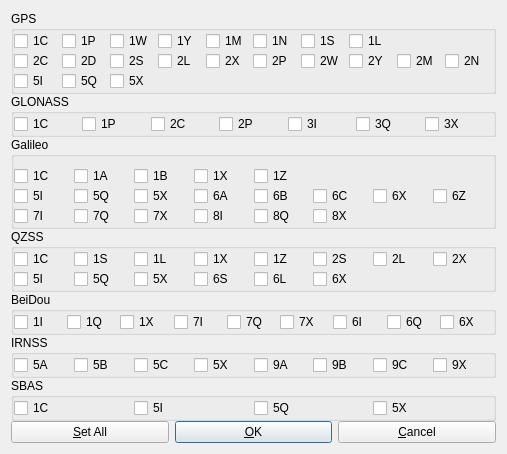
<?xml version="1.0" encoding="UTF-8"?>
<ui version="4.0">
 <class>CodeOptDialog</class>
 <widget class="QWidget" name="CodeOptDialog">
  <property name="geometry">
   <rect>
    <x>0</x>
    <y>0</y>
    <width>507</width>
    <height>431</height>
   </rect>
  </property>
  <property name="windowTitle">
   <string>Signal Mask</string>
  </property>
  <property name="toolTip">
   <string/>
  </property>
  <layout class="QVBoxLayout" name="verticalLayout">
   <property name="spacing">
    <number>0</number>
   </property>
   <item>
    <widget class="QGroupBox" name="GroupBox1">
     <property name="toolTip">
      <string/>
     </property>
     <property name="title">
      <string>GPS</string>
     </property>
     <layout class="QGridLayout" name="gridLayout">
      <property name="leftMargin">
       <number>0</number>
      </property>
      <property name="topMargin">
       <number>0</number>
      </property>
      <property name="rightMargin">
       <number>0</number>
      </property>
      <property name="bottomMargin">
       <number>0</number>
      </property>
      <property name="spacing">
       <number>0</number>
      </property>
      <item row="0" column="0">
       <widget class="QCheckBox" name="G01">
        <property name="toolTip">
         <string/>
        </property>
        <property name="text">
         <string>1C</string>
        </property>
        <property name="checked">
         <bool>false</bool>
        </property>
       </widget>
      </item>
      <item row="0" column="1">
       <widget class="QCheckBox" name="G02">
        <property name="toolTip">
         <string/>
        </property>
        <property name="text">
         <string>1P</string>
        </property>
        <property name="checked">
         <bool>false</bool>
        </property>
       </widget>
      </item>
      <item row="0" column="2">
       <widget class="QCheckBox" name="G03">
        <property name="toolTip">
         <string/>
        </property>
        <property name="text">
         <string>1W</string>
        </property>
        <property name="checked">
         <bool>false</bool>
        </property>
       </widget>
      </item>
      <item row="0" column="5">
       <widget class="QCheckBox" name="G06">
        <property name="toolTip">
         <string/>
        </property>
        <property name="text">
         <string>1N</string>
        </property>
        <property name="checked">
         <bool>false</bool>
        </property>
       </widget>
      </item>
      <item row="0" column="3">
       <widget class="QCheckBox" name="G04">
        <property name="toolTip">
         <string/>
        </property>
        <property name="text">
         <string>1Y</string>
        </property>
        <property name="checked">
         <bool>false</bool>
        </property>
       </widget>
      </item>
      <item row="0" column="4">
       <widget class="QCheckBox" name="G05">
        <property name="toolTip">
         <string/>
        </property>
        <property name="text">
         <string>1M</string>
        </property>
        <property name="checked">
         <bool>false</bool>
        </property>
       </widget>
      </item>
      <item row="0" column="6">
       <widget class="QCheckBox" name="G07">
        <property name="toolTip">
         <string/>
        </property>
        <property name="text">
         <string>1S</string>
        </property>
        <property name="checked">
         <bool>false</bool>
        </property>
       </widget>
      </item>
      <item row="0" column="7" colspan="2">
       <widget class="QCheckBox" name="G08">
        <property name="toolTip">
         <string/>
        </property>
        <property name="text">
         <string>1L</string>
        </property>
        <property name="checked">
         <bool>false</bool>
        </property>
       </widget>
      </item>
      <item row="1" column="0">
       <widget class="QCheckBox" name="G14">
        <property name="toolTip">
         <string/>
        </property>
        <property name="text">
         <string>2C</string>
        </property>
        <property name="checked">
         <bool>false</bool>
        </property>
       </widget>
      </item>
      <item row="1" column="1">
       <widget class="QCheckBox" name="G15">
        <property name="toolTip">
         <string/>
        </property>
        <property name="text">
         <string>2D</string>
        </property>
        <property name="checked">
         <bool>false</bool>
        </property>
       </widget>
      </item>
      <item row="1" column="2">
       <widget class="QCheckBox" name="G16">
        <property name="toolTip">
         <string/>
        </property>
        <property name="text">
         <string>2S</string>
        </property>
        <property name="checked">
         <bool>false</bool>
        </property>
       </widget>
      </item>
      <item row="1" column="3">
       <widget class="QCheckBox" name="G17">
        <property name="toolTip">
         <string/>
        </property>
        <property name="text">
         <string>2L</string>
        </property>
        <property name="checked">
         <bool>false</bool>
        </property>
       </widget>
      </item>
      <item row="1" column="4">
       <widget class="QCheckBox" name="G18">
        <property name="toolTip">
         <string/>
        </property>
        <property name="text">
         <string>2X</string>
        </property>
        <property name="checked">
         <bool>false</bool>
        </property>
       </widget>
      </item>
      <item row="1" column="5">
       <widget class="QCheckBox" name="G19">
        <property name="toolTip">
         <string/>
        </property>
        <property name="text">
         <string>2P</string>
        </property>
        <property name="checked">
         <bool>false</bool>
        </property>
       </widget>
      </item>
      <item row="1" column="6">
       <widget class="QCheckBox" name="G20">
        <property name="toolTip">
         <string/>
        </property>
        <property name="text">
         <string>2W</string>
        </property>
        <property name="checked">
         <bool>false</bool>
        </property>
       </widget>
      </item>
      <item row="1" column="7">
       <widget class="QCheckBox" name="G21">
        <property name="toolTip">
         <string/>
        </property>
        <property name="text">
         <string>2Y</string>
        </property>
        <property name="checked">
         <bool>false</bool>
        </property>
       </widget>
      </item>
      <item row="1" column="8">
       <widget class="QCheckBox" name="G22">
        <property name="toolTip">
         <string/>
        </property>
        <property name="text">
         <string>2M</string>
        </property>
        <property name="checked">
         <bool>false</bool>
        </property>
       </widget>
      </item>
      <item row="1" column="9">
       <widget class="QCheckBox" name="G23">
        <property name="toolTip">
         <string/>
        </property>
        <property name="text">
         <string>2N</string>
        </property>
        <property name="checked">
         <bool>false</bool>
        </property>
       </widget>
      </item>
      <item row="2" column="0">
       <widget class="QCheckBox" name="G24">
        <property name="toolTip">
         <string/>
        </property>
        <property name="text">
         <string>5I</string>
        </property>
        <property name="checked">
         <bool>false</bool>
        </property>
       </widget>
      </item>
      <item row="2" column="1">
       <widget class="QCheckBox" name="G25">
        <property name="toolTip">
         <string/>
        </property>
        <property name="text">
         <string>5Q</string>
        </property>
        <property name="checked">
         <bool>false</bool>
        </property>
       </widget>
      </item>
      <item row="2" column="2" colspan="2">
       <widget class="QCheckBox" name="G26">
        <property name="toolTip">
         <string/>
        </property>
        <property name="text">
         <string>5X</string>
        </property>
        <property name="checked">
         <bool>false</bool>
        </property>
       </widget>
      </item>
     </layout>
    </widget>
   </item>
   <item>
    <widget class="QGroupBox" name="GroupBox2">
     <property name="toolTip">
      <string/>
     </property>
     <property name="title">
      <string>GLONASS</string>
     </property>
     <layout class="QGridLayout" name="gridLayout_2">
      <property name="leftMargin">
       <number>0</number>
      </property>
      <property name="topMargin">
       <number>0</number>
      </property>
      <property name="rightMargin">
       <number>0</number>
      </property>
      <property name="bottomMargin">
       <number>0</number>
      </property>
      <property name="spacing">
       <number>0</number>
      </property>
      <item row="0" column="0">
       <widget class="QCheckBox" name="R01">
        <property name="toolTip">
         <string/>
        </property>
        <property name="text">
         <string>1C</string>
        </property>
        <property name="checked">
         <bool>false</bool>
        </property>
       </widget>
      </item>
      <item row="0" column="1">
       <widget class="QCheckBox" name="R02">
        <property name="toolTip">
         <string/>
        </property>
        <property name="text">
         <string>1P</string>
        </property>
        <property name="checked">
         <bool>false</bool>
        </property>
       </widget>
      </item>
      <item row="0" column="2">
       <widget class="QCheckBox" name="R14">
        <property name="toolTip">
         <string/>
        </property>
        <property name="text">
         <string>2C</string>
        </property>
        <property name="checked">
         <bool>false</bool>
        </property>
       </widget>
      </item>
      <item row="0" column="3">
       <widget class="QCheckBox" name="R19">
        <property name="toolTip">
         <string/>
        </property>
        <property name="text">
         <string>2P</string>
        </property>
        <property name="checked">
         <bool>false</bool>
        </property>
       </widget>
      </item>
      <item row="0" column="4">
       <widget class="QCheckBox" name="R44">
        <property name="toolTip">
         <string/>
        </property>
        <property name="text">
         <string>3I</string>
        </property>
        <property name="checked">
         <bool>false</bool>
        </property>
       </widget>
      </item>
      <item row="0" column="5">
       <widget class="QCheckBox" name="R45">
        <property name="toolTip">
         <string/>
        </property>
        <property name="text">
         <string>3Q</string>
        </property>
        <property name="checked">
         <bool>false</bool>
        </property>
       </widget>
      </item>
      <item row="0" column="6">
       <widget class="QCheckBox" name="R46">
        <property name="toolTip">
         <string/>
        </property>
        <property name="text">
         <string>3X</string>
        </property>
        <property name="checked">
         <bool>false</bool>
        </property>
       </widget>
      </item>
     </layout>
    </widget>
   </item>
   <item>
    <widget class="QGroupBox" name="GroupBox3">
     <property name="toolTip">
      <string/>
     </property>
     <property name="title">
      <string>Galileo</string>
     </property>
     <layout class="QGridLayout" name="gridLayout_3">
      <property name="leftMargin">
       <number>0</number>
      </property>
      <property name="rightMargin">
       <number>0</number>
      </property>
      <property name="bottomMargin">
       <number>0</number>
      </property>
      <property name="spacing">
       <number>0</number>
      </property>
      <item row="0" column="0">
       <widget class="QCheckBox" name="E01">
        <property name="toolTip">
         <string/>
        </property>
        <property name="text">
         <string>1C</string>
        </property>
        <property name="checked">
         <bool>false</bool>
        </property>
       </widget>
      </item>
      <item row="0" column="1">
       <widget class="QCheckBox" name="E10">
        <property name="toolTip">
         <string/>
        </property>
        <property name="text">
         <string>1A</string>
        </property>
        <property name="checked">
         <bool>false</bool>
        </property>
       </widget>
      </item>
      <item row="0" column="2">
       <widget class="QCheckBox" name="E11">
        <property name="toolTip">
         <string/>
        </property>
        <property name="text">
         <string>1B</string>
        </property>
        <property name="checked">
         <bool>false</bool>
        </property>
       </widget>
      </item>
      <item row="0" column="3">
       <widget class="QCheckBox" name="E12">
        <property name="toolTip">
         <string/>
        </property>
        <property name="text">
         <string>1X</string>
        </property>
        <property name="checked">
         <bool>false</bool>
        </property>
       </widget>
      </item>
      <item row="0" column="4" colspan="2">
       <widget class="QCheckBox" name="E13">
        <property name="toolTip">
         <string/>
        </property>
        <property name="text">
         <string>1Z</string>
        </property>
        <property name="checked">
         <bool>false</bool>
        </property>
       </widget>
      </item>
      <item row="1" column="0">
       <widget class="QCheckBox" name="E24">
        <property name="toolTip">
         <string/>
        </property>
        <property name="text">
         <string>5I</string>
        </property>
        <property name="checked">
         <bool>false</bool>
        </property>
       </widget>
      </item>
      <item row="1" column="1">
       <widget class="QCheckBox" name="E25">
        <property name="toolTip">
         <string/>
        </property>
        <property name="text">
         <string>5Q</string>
        </property>
        <property name="checked">
         <bool>false</bool>
        </property>
       </widget>
      </item>
      <item row="1" column="2">
       <widget class="QCheckBox" name="E26">
        <property name="toolTip">
         <string/>
        </property>
        <property name="text">
         <string>5X</string>
        </property>
        <property name="checked">
         <bool>false</bool>
        </property>
       </widget>
      </item>
      <item row="1" column="3">
       <widget class="QCheckBox" name="E30">
        <property name="toolTip">
         <string/>
        </property>
        <property name="text">
         <string>6A</string>
        </property>
        <property name="checked">
         <bool>false</bool>
        </property>
       </widget>
      </item>
      <item row="1" column="4">
       <widget class="QCheckBox" name="E31">
        <property name="toolTip">
         <string/>
        </property>
        <property name="text">
         <string>6B</string>
        </property>
        <property name="checked">
         <bool>false</bool>
        </property>
       </widget>
      </item>
      <item row="1" column="5">
       <widget class="QCheckBox" name="E32">
        <property name="toolTip">
         <string/>
        </property>
        <property name="text">
         <string>6C</string>
        </property>
        <property name="checked">
         <bool>false</bool>
        </property>
       </widget>
      </item>
      <item row="1" column="6">
       <widget class="QCheckBox" name="E33">
        <property name="toolTip">
         <string/>
        </property>
        <property name="text">
         <string>6X</string>
        </property>
        <property name="checked">
         <bool>false</bool>
        </property>
       </widget>
      </item>
      <item row="1" column="7">
       <widget class="QCheckBox" name="E34">
        <property name="toolTip">
         <string/>
        </property>
        <property name="text">
         <string>6Z</string>
        </property>
        <property name="checked">
         <bool>false</bool>
        </property>
       </widget>
      </item>
      <item row="2" column="0">
       <widget class="QCheckBox" name="E27">
        <property name="toolTip">
         <string/>
        </property>
        <property name="text">
         <string>7I</string>
        </property>
        <property name="checked">
         <bool>false</bool>
        </property>
       </widget>
      </item>
      <item row="2" column="1">
       <widget class="QCheckBox" name="E28">
        <property name="toolTip">
         <string/>
        </property>
        <property name="text">
         <string>7Q</string>
        </property>
        <property name="checked">
         <bool>false</bool>
        </property>
       </widget>
      </item>
      <item row="2" column="2">
       <widget class="QCheckBox" name="E29">
        <property name="toolTip">
         <string/>
        </property>
        <property name="text">
         <string>7X</string>
        </property>
        <property name="checked">
         <bool>false</bool>
        </property>
       </widget>
      </item>
      <item row="2" column="3">
       <widget class="QCheckBox" name="E37">
        <property name="toolTip">
         <string/>
        </property>
        <property name="text">
         <string>8I</string>
        </property>
        <property name="checked">
         <bool>false</bool>
        </property>
       </widget>
      </item>
      <item row="2" column="4">
       <widget class="QCheckBox" name="E38">
        <property name="toolTip">
         <string/>
        </property>
        <property name="text">
         <string>8Q</string>
        </property>
        <property name="checked">
         <bool>false</bool>
        </property>
       </widget>
      </item>
      <item row="2" column="5" colspan="2">
       <widget class="QCheckBox" name="E39">
        <property name="toolTip">
         <string/>
        </property>
        <property name="text">
         <string>8X</string>
        </property>
        <property name="checked">
         <bool>false</bool>
        </property>
       </widget>
      </item>
     </layout>
    </widget>
   </item>
   <item>
    <widget class="QGroupBox" name="GroupBox4">
     <property name="toolTip">
      <string/>
     </property>
     <property name="title">
      <string>QZSS</string>
     </property>
     <layout class="QGridLayout" name="gridLayout_4">
      <property name="leftMargin">
       <number>0</number>
      </property>
      <property name="topMargin">
       <number>0</number>
      </property>
      <property name="rightMargin">
       <number>0</number>
      </property>
      <property name="bottomMargin">
       <number>0</number>
      </property>
      <property name="spacing">
       <number>0</number>
      </property>
      <item row="0" column="0">
       <widget class="QCheckBox" name="J01">
        <property name="toolTip">
         <string/>
        </property>
        <property name="text">
         <string>1C</string>
        </property>
        <property name="checked">
         <bool>false</bool>
        </property>
       </widget>
      </item>
      <item row="0" column="1">
       <widget class="QCheckBox" name="J07">
        <property name="toolTip">
         <string/>
        </property>
        <property name="text">
         <string>1S</string>
        </property>
        <property name="checked">
         <bool>false</bool>
        </property>
       </widget>
      </item>
      <item row="0" column="2">
       <widget class="QCheckBox" name="J08">
        <property name="toolTip">
         <string/>
        </property>
        <property name="text">
         <string>1L</string>
        </property>
        <property name="checked">
         <bool>false</bool>
        </property>
       </widget>
      </item>
      <item row="0" column="3">
       <widget class="QCheckBox" name="J12">
        <property name="toolTip">
         <string/>
        </property>
        <property name="text">
         <string>1X</string>
        </property>
        <property name="checked">
         <bool>false</bool>
        </property>
       </widget>
      </item>
      <item row="0" column="4">
       <widget class="QCheckBox" name="J13">
        <property name="toolTip">
         <string/>
        </property>
        <property name="text">
         <string>1Z</string>
        </property>
        <property name="checked">
         <bool>false</bool>
        </property>
       </widget>
      </item>
      <item row="0" column="5">
       <widget class="QCheckBox" name="J16">
        <property name="toolTip">
         <string/>
        </property>
        <property name="text">
         <string>2S</string>
        </property>
        <property name="checked">
         <bool>false</bool>
        </property>
       </widget>
      </item>
      <item row="0" column="6">
       <widget class="QCheckBox" name="J17">
        <property name="toolTip">
         <string/>
        </property>
        <property name="text">
         <string>2L</string>
        </property>
        <property name="checked">
         <bool>false</bool>
        </property>
       </widget>
      </item>
      <item row="0" column="7">
       <widget class="QCheckBox" name="J18">
        <property name="toolTip">
         <string/>
        </property>
        <property name="text">
         <string>2X</string>
        </property>
        <property name="checked">
         <bool>false</bool>
        </property>
       </widget>
      </item>
      <item row="1" column="0">
       <widget class="QCheckBox" name="J24">
        <property name="toolTip">
         <string/>
        </property>
        <property name="text">
         <string>5I</string>
        </property>
        <property name="checked">
         <bool>false</bool>
        </property>
       </widget>
      </item>
      <item row="1" column="1">
       <widget class="QCheckBox" name="J25">
        <property name="toolTip">
         <string/>
        </property>
        <property name="text">
         <string>5Q</string>
        </property>
        <property name="checked">
         <bool>false</bool>
        </property>
       </widget>
      </item>
      <item row="1" column="2">
       <widget class="QCheckBox" name="J26">
        <property name="toolTip">
         <string/>
        </property>
        <property name="text">
         <string>5X</string>
        </property>
        <property name="checked">
         <bool>false</bool>
        </property>
       </widget>
      </item>
      <item row="1" column="3">
       <widget class="QCheckBox" name="J35">
        <property name="toolTip">
         <string/>
        </property>
        <property name="text">
         <string>6S</string>
        </property>
        <property name="checked">
         <bool>false</bool>
        </property>
       </widget>
      </item>
      <item row="1" column="4">
       <widget class="QCheckBox" name="J36">
        <property name="toolTip">
         <string/>
        </property>
        <property name="text">
         <string>6L</string>
        </property>
        <property name="checked">
         <bool>false</bool>
        </property>
       </widget>
      </item>
      <item row="1" column="5" colspan="2">
       <widget class="QCheckBox" name="J33">
        <property name="toolTip">
         <string/>
        </property>
        <property name="text">
         <string>6X</string>
        </property>
        <property name="checked">
         <bool>false</bool>
        </property>
       </widget>
      </item>
     </layout>
    </widget>
   </item>
   <item>
    <widget class="QGroupBox" name="GroupBox6">
     <property name="toolTip">
      <string/>
     </property>
     <property name="title">
      <string>BeiDou</string>
     </property>
     <layout class="QGridLayout" name="gridLayout_6">
      <property name="leftMargin">
       <number>0</number>
      </property>
      <property name="topMargin">
       <number>0</number>
      </property>
      <property name="rightMargin">
       <number>0</number>
      </property>
      <property name="bottomMargin">
       <number>0</number>
      </property>
      <property name="spacing">
       <number>0</number>
      </property>
      <item row="0" column="0">
       <widget class="QCheckBox" name="C40">
        <property name="toolTip">
         <string/>
        </property>
        <property name="text">
         <string>1I</string>
        </property>
        <property name="checked">
         <bool>false</bool>
        </property>
       </widget>
      </item>
      <item row="0" column="1">
       <widget class="QCheckBox" name="C41">
        <property name="toolTip">
         <string/>
        </property>
        <property name="text">
         <string>1Q</string>
        </property>
        <property name="checked">
         <bool>false</bool>
        </property>
       </widget>
      </item>
      <item row="0" column="2">
       <widget class="QCheckBox" name="C12">
        <property name="toolTip">
         <string/>
        </property>
        <property name="text">
         <string>1X</string>
        </property>
        <property name="checked">
         <bool>false</bool>
        </property>
       </widget>
      </item>
      <item row="0" column="3">
       <widget class="QCheckBox" name="C27">
        <property name="toolTip">
         <string/>
        </property>
        <property name="text">
         <string>7I</string>
        </property>
        <property name="checked">
         <bool>false</bool>
        </property>
       </widget>
      </item>
      <item row="0" column="4">
       <widget class="QCheckBox" name="C28">
        <property name="toolTip">
         <string/>
        </property>
        <property name="text">
         <string>7Q</string>
        </property>
        <property name="checked">
         <bool>false</bool>
        </property>
       </widget>
      </item>
      <item row="0" column="5">
       <widget class="QCheckBox" name="C29">
        <property name="toolTip">
         <string/>
        </property>
        <property name="text">
         <string>7X</string>
        </property>
        <property name="checked">
         <bool>false</bool>
        </property>
       </widget>
      </item>
      <item row="0" column="6">
       <widget class="QCheckBox" name="C42">
        <property name="toolTip">
         <string/>
        </property>
        <property name="text">
         <string>6I</string>
        </property>
        <property name="checked">
         <bool>false</bool>
        </property>
       </widget>
      </item>
      <item row="0" column="7">
       <widget class="QCheckBox" name="C43">
        <property name="toolTip">
         <string/>
        </property>
        <property name="text">
         <string>6Q</string>
        </property>
        <property name="checked">
         <bool>false</bool>
        </property>
       </widget>
      </item>
      <item row="0" column="8">
       <widget class="QCheckBox" name="C33">
        <property name="toolTip">
         <string/>
        </property>
        <property name="text">
         <string>6X</string>
        </property>
        <property name="checked">
         <bool>false</bool>
        </property>
       </widget>
      </item>
     </layout>
    </widget>
   </item>
   <item>
    <widget class="QGroupBox" name="groupBox7">
     <property name="title">
      <string>IRNSS</string>
     </property>
     <layout class="QGridLayout" name="gridLayout_7">
      <property name="leftMargin">
       <number>0</number>
      </property>
      <property name="topMargin">
       <number>0</number>
      </property>
      <property name="rightMargin">
       <number>0</number>
      </property>
      <property name="bottomMargin">
       <number>0</number>
      </property>
      <property name="spacing">
       <number>0</number>
      </property>
      <item row="1" column="5">
       <widget class="QCheckBox" name="I53">
        <property name="text">
         <string>9B</string>
        </property>
       </widget>
      </item>
      <item row="1" column="1">
       <widget class="QCheckBox" name="I50">
        <property name="text">
         <string>5B</string>
        </property>
       </widget>
      </item>
      <item row="1" column="3">
       <widget class="QCheckBox" name="I26">
        <property name="text">
         <string>5X</string>
        </property>
       </widget>
      </item>
      <item row="1" column="2">
       <widget class="QCheckBox" name="I51">
        <property name="text">
         <string>5C</string>
        </property>
       </widget>
      </item>
      <item row="1" column="4">
       <widget class="QCheckBox" name="I52">
        <property name="text">
         <string>9A</string>
        </property>
       </widget>
      </item>
      <item row="1" column="6">
       <widget class="QCheckBox" name="I54">
        <property name="text">
         <string>9C</string>
        </property>
       </widget>
      </item>
      <item row="1" column="0">
       <widget class="QCheckBox" name="I49">
        <property name="text">
         <string>5A</string>
        </property>
       </widget>
      </item>
      <item row="1" column="7">
       <widget class="QCheckBox" name="I55">
        <property name="text">
         <string>9X</string>
        </property>
       </widget>
      </item>
     </layout>
    </widget>
   </item>
   <item>
    <widget class="QGroupBox" name="GroupBox5">
     <property name="toolTip">
      <string/>
     </property>
     <property name="title">
      <string>SBAS</string>
     </property>
     <layout class="QGridLayout" name="gridLayout_5">
      <property name="leftMargin">
       <number>0</number>
      </property>
      <property name="topMargin">
       <number>0</number>
      </property>
      <property name="rightMargin">
       <number>0</number>
      </property>
      <property name="bottomMargin">
       <number>0</number>
      </property>
      <property name="spacing">
       <number>0</number>
      </property>
      <item row="0" column="1">
       <widget class="QCheckBox" name="S24">
        <property name="toolTip">
         <string/>
        </property>
        <property name="text">
         <string>5I</string>
        </property>
        <property name="checked">
         <bool>false</bool>
        </property>
       </widget>
      </item>
      <item row="0" column="0">
       <widget class="QCheckBox" name="S01">
        <property name="toolTip">
         <string/>
        </property>
        <property name="text">
         <string>1C</string>
        </property>
        <property name="checked">
         <bool>false</bool>
        </property>
       </widget>
      </item>
      <item row="0" column="2">
       <widget class="QCheckBox" name="S25">
        <property name="toolTip">
         <string/>
        </property>
        <property name="text">
         <string>5Q</string>
        </property>
        <property name="checked">
         <bool>false</bool>
        </property>
       </widget>
      </item>
      <item row="0" column="3">
       <widget class="QCheckBox" name="S26">
        <property name="toolTip">
         <string/>
        </property>
        <property name="text">
         <string>5X</string>
        </property>
        <property name="checked">
         <bool>false</bool>
        </property>
       </widget>
      </item>
     </layout>
    </widget>
   </item>
   <item>
    <widget class="QWidget" name="widget" native="true">
     <layout class="QHBoxLayout" name="horizontalLayout">
      <property name="leftMargin">
       <number>0</number>
      </property>
      <property name="topMargin">
       <number>0</number>
      </property>
      <property name="rightMargin">
       <number>0</number>
      </property>
      <property name="bottomMargin">
       <number>0</number>
      </property>
      <item>
       <widget class="QPushButton" name="BtnSetAll">
        <property name="enabled">
         <bool>true</bool>
        </property>
        <property name="toolTip">
         <string/>
        </property>
        <property name="text">
         <string>&amp;Set All</string>
        </property>
       </widget>
      </item>
      <item>
       <widget class="QPushButton" name="BtnOk">
        <property name="enabled">
         <bool>true</bool>
        </property>
        <property name="toolTip">
         <string/>
        </property>
        <property name="text">
         <string>&amp;OK</string>
        </property>
        <property name="autoDefault">
         <bool>true</bool>
        </property>
        <property name="default">
         <bool>true</bool>
        </property>
       </widget>
      </item>
      <item>
       <widget class="QPushButton" name="BtnCancel">
        <property name="enabled">
         <bool>true</bool>
        </property>
        <property name="toolTip">
         <string/>
        </property>
        <property name="text">
         <string>&amp;Cancel</string>
        </property>
       </widget>
      </item>
     </layout>
    </widget>
   </item>
  </layout>
 </widget>
 <resources/>
 <connections/>
</ui>
